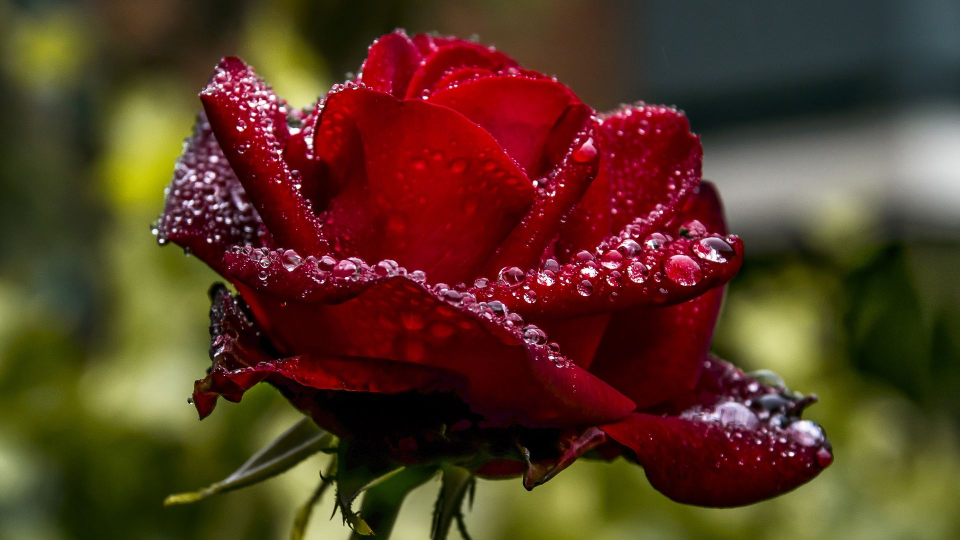
#> input picture BAIKTCUOIKY/img3.jpg, 1920 x 1080 px, given in place of colorful-ripe-tropical-fruits.jpg, which was not available (shown at 1/2 size)
$ jupyter execute --allow-errors LAB03.ipynb
#> lines starting #> are read from the running program, lines starting #| are printed output that depends on the picture; after the words box and inside, x2 and y2 are one past the last pixel; in counts of white or black regions, pixels touching at a corner belong together; pictures that were not available may be replaced by others from this repository, and a replacement may not be noted
[cell 1]
#BT1
import numpy as np
import scipy.ndimage as nd
import imageio.v2 as iio
import matplotlib.pylab as plt

data = iio.imread('exercise/colorful-ripe-tropical-fruits.jpg')
#> data is the input picture: shape (1080, 1920, 3); mean R, G, B 87.1, 56.5, 35.6
kiwi = data[920:1100, 390:570]
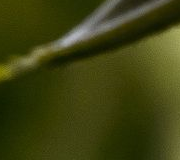
#> kiwi: shape (160, 180, 3); mean R, G, B 61.5, 64.5, 17.6

kiwi_shifted = nd.shift(kiwi, (0, 30, 0))
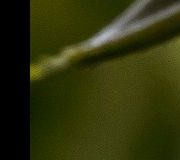
#> kiwi_shifted: shape (160, 180, 3); mean R, G, B 47.6, 50.4, 12.1

output = data.copy()
output[920:1100, 390:570] = kiwi_shifted
#> output: shape (1080, 1920, 3); 1.39% of pixels changed, all inside (x1, y1, x2, y2) = (390, 920, 570, 1080)

plt.imshow(output)
plt.show()

[cell 2]
#BT2
import numpy as np
import imageio.v2 as iio
import matplotlib.pylab as plt

data = iio.imread('exercise/colorful-ripe-tropical-fruits.jpg')
dudu = data[330:810, 125:670]
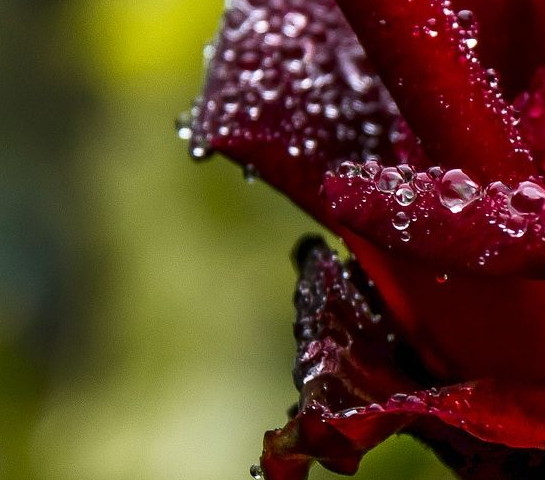
#> dudu: shape (480, 545, 3); mean R, G, B 92.1, 66.3, 36.8
duahau = data[315:1100, 1635:2100]
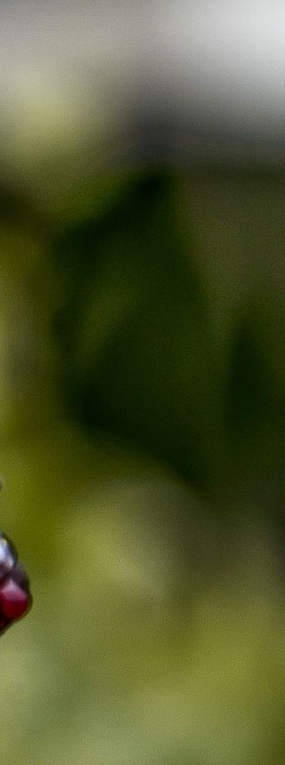
#> duahau: shape (765, 285, 3); mean R, G, B 83, 88.3, 47.6

dudu_changed = dudu[:, :, ::-1]
duahau_changed = duahau[:, :, ::-1]

plt.subplot(1, 2, 1)
plt.imshow(dudu_changed)

plt.subplot(1, 2, 2)
plt.imshow(duahau_changed)

plt.show()
#> figure, not shown here; B, G, R data is drawn as R, G, B

[cell 3]
#BT3
import numpy as np
import scipy.ndimage as nd
import imageio.v2 as iio
import matplotlib.pylab as plt

data = iio.imread('exercise/quang_ninh.jpg')
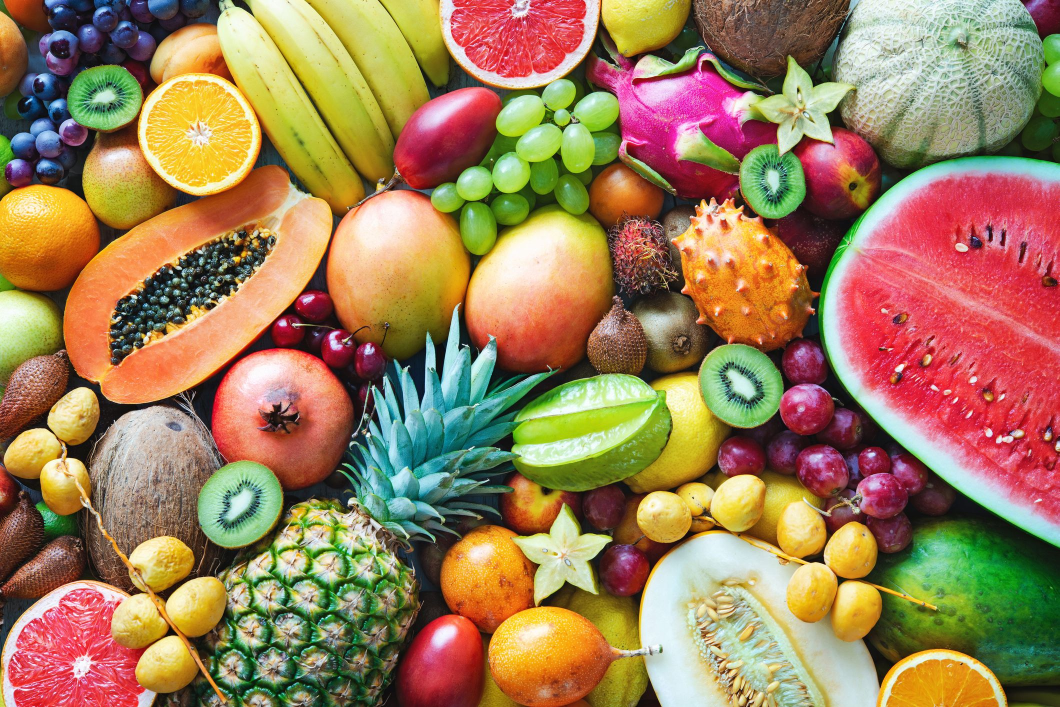
#> input picture BAIKTCUOIKY/pic1.jpg, 2119 x 1414 px, given in place of quang_ninh.jpg, which was not available (shown at 1/2 size)
#> data is the input picture: shape (1414, 2119, 3); mean R, G, B 157.9, 126.8, 88.7
nui = data[25:330, 445:655]
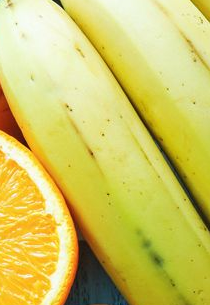
#> nui: shape (305, 210, 3); mean R, G, B 208.2, 199.2, 98.6
thuyen = data[455:545, 490:655]
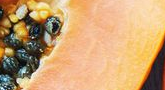
#> thuyen: shape (90, 165, 3); mean R, G, B 200.9, 161, 114

nui_xoay = nd.rotate(nui, 45, reshape = True)
thuyen_xoay = nd.rotate(thuyen, 45, reshape = True)

plt.imsave('nui_xoay.jpg',nui_xoay)
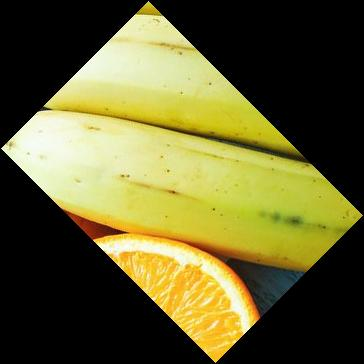
#> saved as nui_xoay.jpg: shape (364, 364, 3); mean R, G, B 99.6, 95.4, 47.8
plt.imsave('thuyen.jpg',thuyen_xoay)
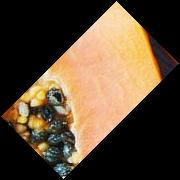
#> saved as thuyen.jpg: shape (180, 180, 3); mean R, G, B 90.1, 72.5, 52

plt.subplot(1, 2, 1)
plt.imshow(nui_xoay)

plt.subplot(1, 2, 2)
plt.imshow(thuyen_xoay)

plt.show()

[cell 4]
#BT4
import numpy as np
import scipy.ndimage as nd
import imageio.v2 as iio
import matplotlib.pylab as plt

data = iio.imread('exercise/pagoda.jpg')
chua = data[125:320, 0:570]

chua_zoom = nd.zoom(chua, (5,5,1))
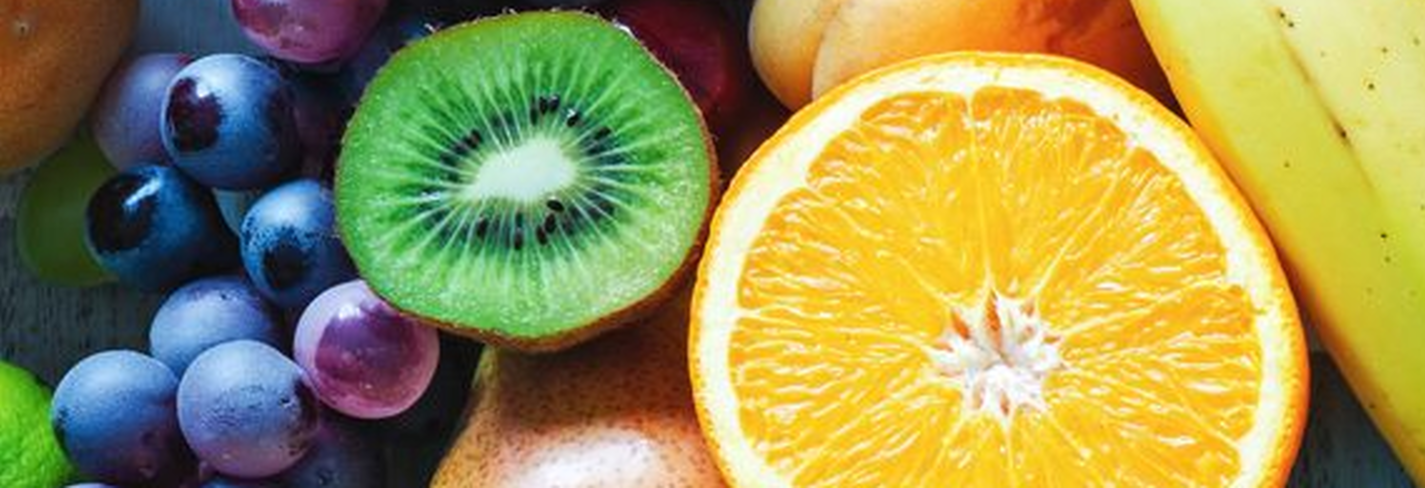
#> chua_zoom: shape (975, 2850, 3) (shown at 1/2 size); mean R, G, B 153.8, 146.4, 84

plt.imsave('chua_zoom.jpg', chua_zoom)

plt.subplot(1,2,1)
plt.imshow(chua)

plt.subplot(1,2,2)
plt.imshow(chua_zoom)

plt.show()

[cell 5]
#BT5
import numpy as np
import scipy.ndimage as nd
import imageio.v2 as iio
import matplotlib.pyplot as plt
import os

img_folder = "exercise"
image_files = ["colorful-ripe-tropical-fruits.jpg", "pagoda.jpg", "quang_ninh.jpg"]

print("Chọn thao tác:")
print("T - Tịnh tiến")
print("X - Xoay")
print("P - Phóng to")
print("H - Thu nhỏ")
print("C - Coordinate Map")

choice = input("Nhập lựa chọn (T/X/P/H/C): ").upper()
#> the answer given: 1
